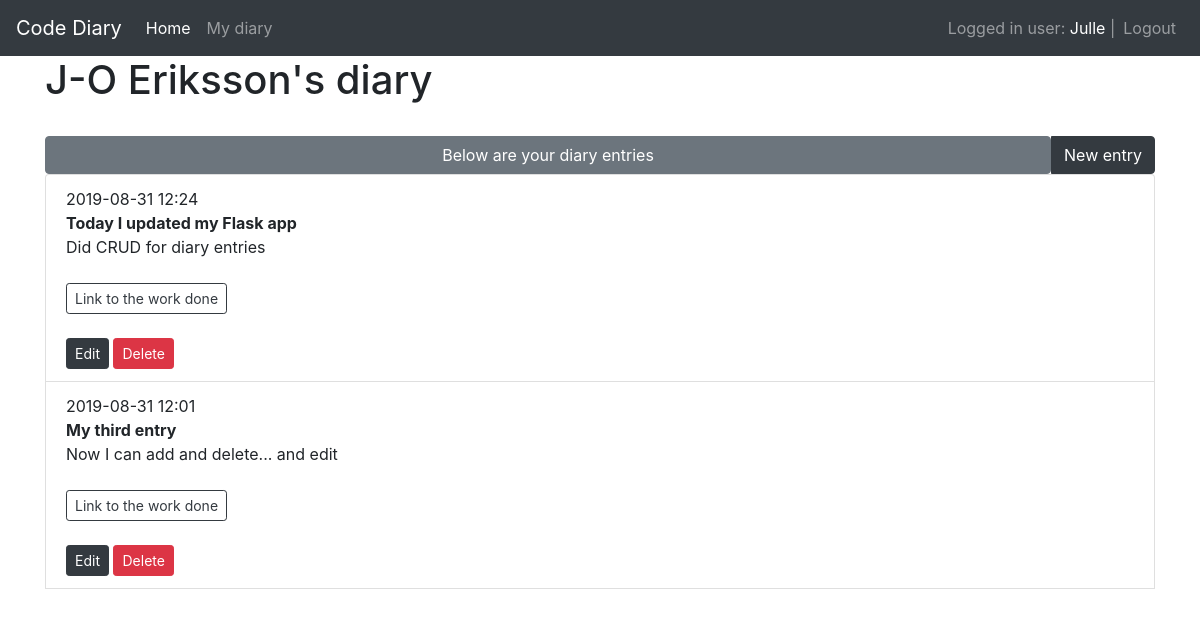
The page /diaries/ (signed in) on the database as committed earlier.
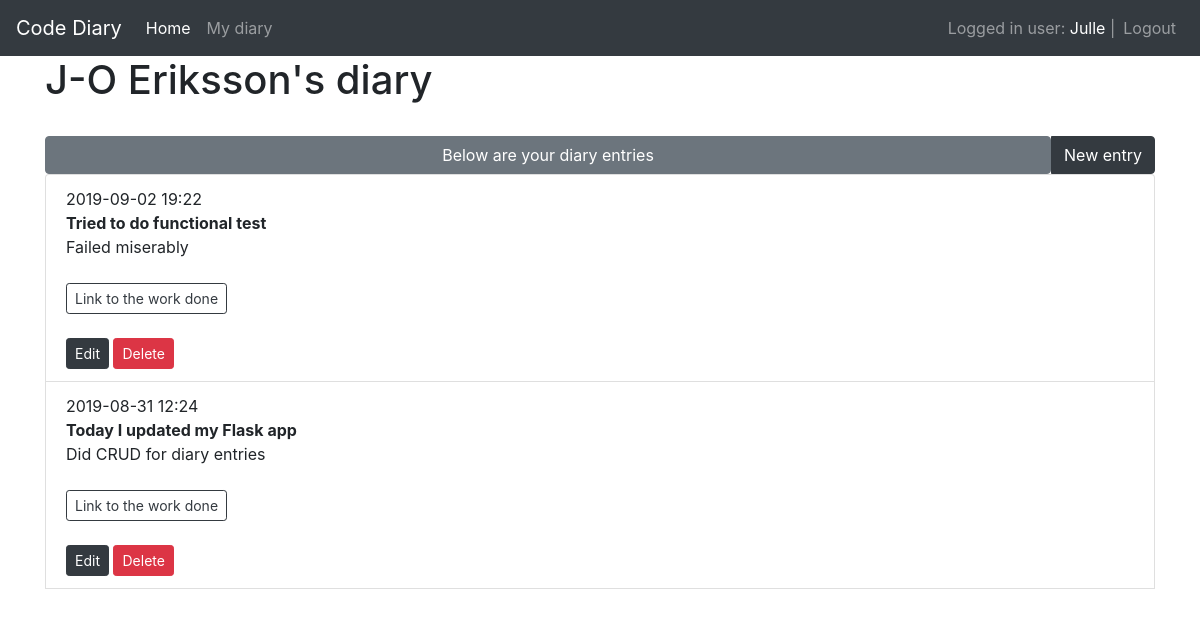
The same page on the database as committed later.
### app/models/users.py (models this page shows, shortened)
class User(UserMixin, db.Model):
    id = db.Column(db.Integer, primary_key=True)
    username = db.Column(db.String(80), unique=True, nullable=False)
    password = db.Column(db.String(120), unique=False, nullable=False)
    firstname = db.Column(db.String(100), unique=False)
    lastname = db.Column(db.String(100), unique=False)
    email = db.Column(db.String(100))
    diaries = db.relationship('Diary', backref='user', lazy=True)

### app/models/diaries.py (models this page shows, shortened)
class Diary(db.Model):
    id = db.Column(db.Integer, primary_key=True)
    title = db.Column(db.String(100), nullable=False)
    description = db.Column(db.String(500))
    link = db.Column(db.String(256))
    created_date = db.Column(db.DateTime, default=datetime.now)  # new field
    user_id = db.Column(db.Integer, db.ForeignKey('user.id'), nullable=False)

### app/views/diaries.py (the view)
@diary_blueprint.route('/')
@login_required
def index():
    user_id = current_user.get_id()
    diaries = Diary.query.filter_by(user_id=user_id).order_by(Diary.created_date.desc()).all()
    return render_template('diaries/index.html', diaries=diaries)

### app/views/users.py (called while the page is built)
@login_manager.user_loader
def load_user(user_id):
    return User.query.get(int(user_id))

### app/templates/diaries/index.html (shortened to what this page needs)
{% extends 'base.html' %}
{% block content %}
    <div class="container">
        <h1>{{ current_user.firstname }} {{ current_user.lastname }}'s diary</h1>
        <br>
        <div class="input-group d-flex">
            <button class="btn btn-secondary flex-fill">Below are your diary entries</button>
            <div class="input-group-append ml-auto" id="button-addon3">
                <a href="{{ url_for('diaries.add_diary') }}" class="btn btn-dark">New entry</a>
            </div>
        </div>
        <div>
            <ul class="list-group">
                {% for diary in diaries %}
                    <li class="list-group-item">
                        {{ diary.created_date.strftime('%Y-%m-%d %H:%M') }}<br>
                        <strong>{{ diary.title }}</strong><br>
                        {{ diary.description }}<br><br>
                        <a href="{{ diary.link }}" class="btn btn-outline-dark btn-sm">
                            Link to the work done
                        </a><br><br>
                        <a href="{{ url_for('diaries.edit_diary', diary_id=diary.id) }}" class="btn btn-dark btn-sm">Edit</a>
                        <button type="button" class="btn btn-danger btn-sm" data-toggle="modal"
                                data-target="#confirmDialog{{ diary.id }}">
                            Delete
                        </button>
                    </li>
                {% endfor %}
            </ul>
        </div>
    </div>
{% endblock %}

### app/templates/base.html (shortened to what this page needs)
<!DOCTYPE html>
<html lang="en">
<head>
    <link rel="stylesheet" href="https://stackpath.bootstrapcdn.com/bootstrap/4.3.1/css/bootstrap.min.css"
>
</head>
<body>
<nav class="navbar navbar-expand-lg navbar-dark bg-dark">
    <a class="navbar-brand" href="/">Code Diary</a>
    <div class="collapse navbar-collapse" id="navbarNavAltMarkup">
        <div class="navbar-nav">
            <a class="nav-item nav-link active" href="/">Home <span class="sr-only">(current)</span></a>
            {% if current_user.is_authenticated %}
                <a class="nav-item nav-link" href="/diaries">My diary</a>
            {% endif %}
        </div>
    </div>
    {% if current_user.is_authenticated %}
        <ul class="navbar-nav ml-auto">
            <li class="navbar-text">
                Logged in user:
                <a href={{ url_for('users.edit_user') }}> {{ current_user.username }}</a> |
            </li>
            <li><a class="nav-item nav-link" href="{{ url_for('users.logout') }}">Logout</a></li>
        </ul>
    {% endif %}
</nav>
{% block content %}
{% endblock %}
</body>
</html>

Rows that differ between the two databases and show on the page:
removed Diary: created_date "2019-08-31 12:01", title "My third entry", description "Now I can add and delete... and edit"
added Diary: created_date "2019-09-02 19:22", title "Tried to do functional test", description "Failed miserably"
